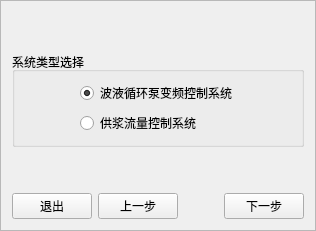
     <widget class="QFrame" name="page_2">
      <property name="frameShape">
       <enum>QFrame::StyledPanel</enum>
      </property>
      <property name="frameShadow">
       <enum>QFrame::Raised</enum>
      </property>
      <layout class="QVBoxLayout" name="verticalLayout_3">
       <item>
        <spacer name="verticalSpacer_top_2">
         <property name="orientation">
          <enum>Qt::Vertical</enum>
         </property>
         <property name="sizeHint" stdset="0">
          <size>
           <width>20</width>
           <height>40</height>
          </size>
         </property>
        </spacer>
       </item>
       <item>
        <widget class="QGroupBox" name="groupBox_2">
         <property name="maximumSize">
          <size>
           <width>16777215</width>
           <height>120</height>
          </size>
         </property>
         <property name="title">
          <string>系统类型选择</string>
         </property>
         <layout class="QVBoxLayout" name="verticalLayout_4">
          <item>
           <layout class="QHBoxLayout" name="horizontalLayout_checkbox">
            <item>
             <spacer name="horizontalSpacer_left_2">
              <property name="orientation">
               <enum>Qt::Horizontal</enum>
              </property>
              <property name="sizeHint" stdset="0">
               <size>
                <width>40</width>
                <height>20</height>
               </size>
              </property>
             </spacer>
            </item>
            <item>
             <layout class="QVBoxLayout" name="verticalLayout_checkbox">
              <item>
               <widget class="QRadioButton" name="p2_type_boye">
                <property name="text">
                 <string>波液循环泵变频控制系统</string>
                </property>
                <property name="checked">
                 <bool>true</bool>
                </property>
               </widget>
              </item>
              <item>
               <widget class="QRadioButton" name="p2_type_flow">
                <property name="text">
                 <string>供浆流量控制系统</string>
                </property>
               </widget>
              </item>
             </layout>
            </item>
            <item>
             <spacer name="horizontalSpacer_right_2">
              <property name="orientation">
               <enum>Qt::Horizontal</enum>
              </property>
              <property name="sizeHint" stdset="0">
               <size>
                <width>40</width>
                <height>20</height>
               </size>
              </property>
             </spacer>
            </item>
           </layout>
          </item>
         </layout>
        </widget>
       </item>
       <item>
        <spacer name="verticalSpacer_bottom_2">
         <property name="orientation">
          <enum>Qt::Vertical</enum>
         </property>
         <property name="sizeHint" stdset="0">
          <size>
           <width>20</width>
           <height>40</height>
          </size>
         </property>
        </spacer>
       </item>
       <item>
        <layout class="QHBoxLayout" name="horizontalLayout_3">
         <item>
          <widget class="QPushButton" name="pushButton_exit_2">
           <property name="text">
            <string>退出</string>
           </property>
          </widget>
         </item>
         <item>
          <widget class="QPushButton" name="pushButton_prev_2">
           <property name="text">
            <string>上一步</string>
           </property>
          </widget>
         </item>
         <item>
          <spacer name="horizontalSpacer_2">
           <property name="orientation">
            <enum>Qt::Horizontal</enum>
           </property>
           <property name="sizeHint" stdset="0">
            <size>
             <width>40</width>
             <height>20</height>
            </size>
           </property>
          </spacer>
         </item>
         <item>
          <widget class="QPushButton" name="pushButton_next_2">
           <property name="text">
            <string>下一步</string>
           </property>
          </widget>
         </item>
        </layout>
       </item>
      </layout>
     </widget>
